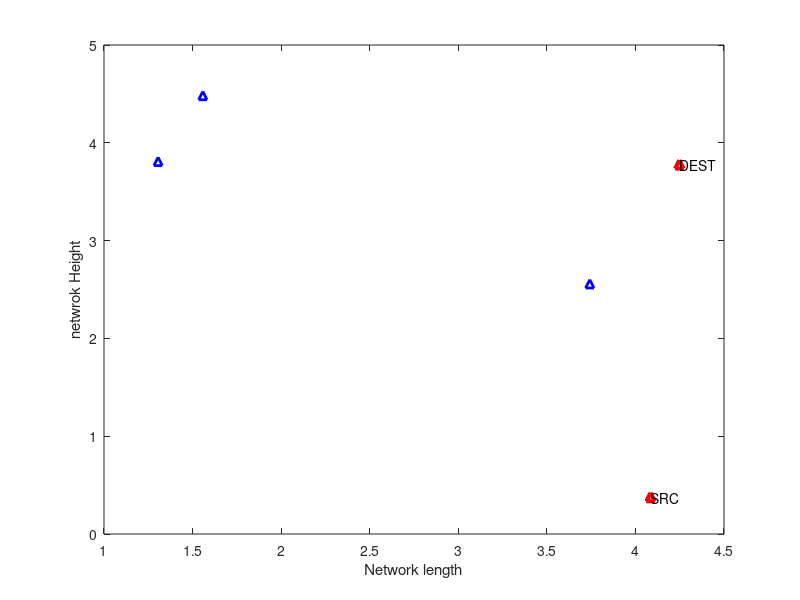

Source code (MATLAB):
clc;
clear all;

%%% according to the user requirement network length and width can be
%%% changed 
no_nodes=input('Enter the number of nodes:');
net_length=input('Enter the length of the network:');
net_width=input('Enter the width of the network:');



for i=1:no_nodes  %%%%%consider nodes are having hetrogeneous location
    x_loc(i)=net_length*rand;
    y_loc(i)=net_width*rand;
    node_id(i)=i; % give the number to the node 
    plot(x_loc(i),y_loc(i),'b^','linewidth',2)
    text(x_loc(i)+10,y_loc(i)+10,['N',num2str(i)]);%node id in text in figure
    hold on;
    xlabel('Network length');
    ylabel('netwrok Height');
    pause(0.5);
    
end 




%{ 
((((here all nodes are ploted same time but we need to plot these nodes one
by one no)))
figure
plot(x_loc,y_loc,'ro','linewidth',2);
text(x_loc+5,y_loc+5,'Nodes');
xlabel('Network length');
ylabel('netwrok Height');
grid on;
%}


% plot the source node and the destination node
source=round(no_nodes*rand);
if source==0;
    source=5; % assume this value when it zero
end

destination=round(no_nodes*rand);
if destination==0;
    destination=6; % assume this value when it zero
end

%%% soutce node and destination node plot funtion

figure(1)
plot(x_loc(source),y_loc(source),'r^','linewidth',3);
text(x_loc(source),y_loc(source),'SRC');
hold on;
plot(x_loc(destination),y_loc(destination),'r^','linewidth',3);
text(x_loc(destination),y_loc(destination),'DEST');

